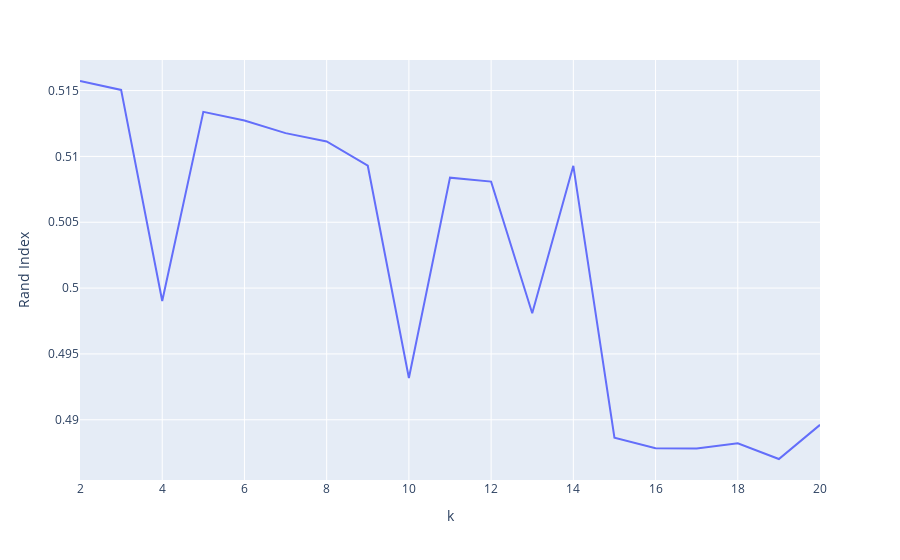

The code cell stored with this chart in its notebook:
### Code cell
# finding the best number of clusters for spectral clustering -- it's k=5
k = []
ch_idx = []
rand_idx = []
homogeneity = []
for i in range(2, 21):
    labels = run_SpectralClustering(X, i)
    k.append(i)
    ch_idx.append(metrics.calinski_harabasz_score(X, labels))
    rand_idx.append(metrics.rand_score(ground_truths, labels))
    homogeneity.append(metrics.homogeneity_score(ground_truths, labels))

df = pd.DataFrame({'k': k, 'Calinski-Harabasz Score': ch_idx, "Rand Index": rand_idx, "Homogeneity": homogeneity})
fig = px.line(df, x='k', y='Rand Index')
fig.show()

### Figure 1 — Plotly figure (JSON) as saved in the notebook; plotly's stock layout.template omitted (floating-point values rounded to 4 significant figures)
{"data": [{"hovertemplate": "k=%{x}<br>Rand Index=%{y}<extra></extra>", "legendgroup": "", "line": {"color": "#636efa", "dash": "solid"}, "mode": "lines", "name": "", "orientation": "v", "showlegend": false, "type": "scatter", "x": [2, 3, 4, 5, 6, 7, 8, 9, 10, 11, 12, 13, 14, 15, 16, 17, 18, 19, 20], "xaxis": "x", "y": [0.5157, 0.515, 0.499, 0.5134, 0.5127, 0.5118, 0.5111, 0.5093, 0.4932, 0.5084, 0.5081, 0.4981, 0.5093, 0.4886, 0.4878, 0.4878, 0.4882, 0.487, 0.4896], "yaxis": "y"}], "layout": {"legend": {"tracegroupgap": 0}, "margin": {"t": 60}, "xaxis": {"anchor": "y", "domain": [0, 1], "title": {"text": "k"}}, "yaxis": {"anchor": "x", "domain": [0, 1], "title": {"text": "Rand Index"}}}}
